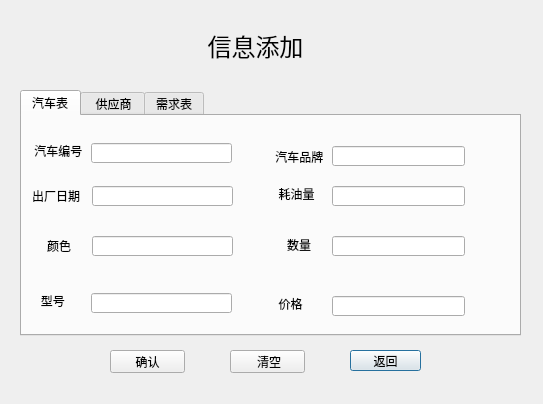
<?xml version="1.0" encoding="UTF-8"?>
<ui version="4.0">
 <class>insert</class>
 <widget class="QDialog" name="insert">
  <property name="geometry">
   <rect>
    <x>0</x>
    <y>0</y>
    <width>543</width>
    <height>404</height>
   </rect>
  </property>
  <property name="windowTitle">
   <string>Dialog</string>
  </property>
  <widget class="QLabel" name="label">
   <property name="geometry">
    <rect>
     <x>140</x>
     <y>10</y>
     <width>231</width>
     <height>71</height>
    </rect>
   </property>
   <property name="text">
    <string>&lt;html&gt;&lt;head/&gt;&lt;body&gt;&lt;p align=&quot;center&quot;&gt;&lt;span style=&quot; font-size:18pt;&quot;&gt;信息添加&lt;/span&gt;&lt;/p&gt;&lt;/body&gt;&lt;/html&gt;</string>
   </property>
  </widget>
  <widget class="QPushButton" name="backButton">
   <property name="geometry">
    <rect>
     <x>350</x>
     <y>350</y>
     <width>71</width>
     <height>21</height>
    </rect>
   </property>
   <property name="text">
    <string>返回</string>
   </property>
  </widget>
  <widget class="QPushButton" name="okButton">
   <property name="geometry">
    <rect>
     <x>110</x>
     <y>350</y>
     <width>75</width>
     <height>23</height>
    </rect>
   </property>
   <property name="text">
    <string>确认</string>
   </property>
  </widget>
  <widget class="QTabWidget" name="tabWidget">
   <property name="geometry">
    <rect>
     <x>20</x>
     <y>90</y>
     <width>501</width>
     <height>246</height>
    </rect>
   </property>
   <property name="toolTip">
    <string>&lt;html&gt;&lt;head/&gt;&lt;body&gt;&lt;p&gt;&lt;br/&gt;&lt;/p&gt;&lt;/body&gt;&lt;/html&gt;</string>
   </property>
   <property name="currentIndex">
    <number>0</number>
   </property>
   <property name="iconSize">
    <size>
     <width>25</width>
     <height>16</height>
    </size>
   </property>
   <widget class="QWidget" name="widget">
    <attribute name="title">
     <string>汽车表</string>
    </attribute>
    <widget class="QLineEdit" name="qc2">
     <property name="geometry">
      <rect>
       <x>310</x>
       <y>30</y>
       <width>133</width>
       <height>20</height>
      </rect>
     </property>
    </widget>
    <widget class="QLineEdit" name="qc6">
     <property name="geometry">
      <rect>
       <x>310</x>
       <y>120</y>
       <width>133</width>
       <height>20</height>
      </rect>
     </property>
    </widget>
    <widget class="QLineEdit" name="qc3">
     <property name="geometry">
      <rect>
       <x>70</x>
       <y>70</y>
       <width>141</width>
       <height>20</height>
      </rect>
     </property>
    </widget>
    <widget class="QLineEdit" name="qc1">
     <property name="geometry">
      <rect>
       <x>69</x>
       <y>27</y>
       <width>141</width>
       <height>20</height>
      </rect>
     </property>
    </widget>
    <widget class="QLineEdit" name="qc7">
     <property name="geometry">
      <rect>
       <x>69</x>
       <y>177</y>
       <width>141</width>
       <height>20</height>
      </rect>
     </property>
    </widget>
    <widget class="QLineEdit" name="qc4">
     <property name="geometry">
      <rect>
       <x>310</x>
       <y>70</y>
       <width>133</width>
       <height>20</height>
      </rect>
     </property>
    </widget>
    <widget class="QLineEdit" name="qc8">
     <property name="geometry">
      <rect>
       <x>310</x>
       <y>180</y>
       <width>133</width>
       <height>20</height>
      </rect>
     </property>
    </widget>
    <widget class="QLabel" name="label_2">
     <property name="geometry">
      <rect>
       <x>9</x>
       <y>27</y>
       <width>54</width>
       <height>16</height>
      </rect>
     </property>
     <property name="text">
      <string> 汽车编号</string>
     </property>
    </widget>
    <widget class="QLabel" name="label_3">
     <property name="geometry">
      <rect>
       <x>10</x>
       <y>70</y>
       <width>51</width>
       <height>20</height>
      </rect>
     </property>
     <property name="text">
      <string>出厂日期</string>
     </property>
    </widget>
    <widget class="QLabel" name="label_4">
     <property name="geometry">
      <rect>
       <x>10</x>
       <y>120</y>
       <width>54</width>
       <height>21</height>
      </rect>
     </property>
     <property name="text">
      <string>&lt;html&gt;&lt;head/&gt;&lt;body&gt;&lt;p align=&quot;center&quot;&gt; 颜色&lt;/p&gt;&lt;/body&gt;&lt;/html&gt;</string>
     </property>
    </widget>
    <widget class="QLabel" name="label_5">
     <property name="geometry">
      <rect>
       <x>9</x>
       <y>177</y>
       <width>54</width>
       <height>16</height>
      </rect>
     </property>
     <property name="text">
      <string>   型号</string>
     </property>
    </widget>
    <widget class="QLabel" name="label_6">
     <property name="geometry">
      <rect>
       <x>250</x>
       <y>30</y>
       <width>54</width>
       <height>21</height>
      </rect>
     </property>
     <property name="text">
      <string> 汽车品牌</string>
     </property>
    </widget>
    <widget class="QLabel" name="label_7">
     <property name="geometry">
      <rect>
       <x>250</x>
       <y>70</y>
       <width>54</width>
       <height>16</height>
      </rect>
     </property>
     <property name="text">
      <string>  耗油量</string>
     </property>
    </widget>
    <widget class="QLabel" name="label_8">
     <property name="geometry">
      <rect>
       <x>250</x>
       <y>120</y>
       <width>54</width>
       <height>16</height>
      </rect>
     </property>
     <property name="text">
      <string>&lt;html&gt;&lt;head/&gt;&lt;body&gt;&lt;p align=&quot;center&quot;&gt;数量&lt;/p&gt;&lt;/body&gt;&lt;/html&gt;</string>
     </property>
    </widget>
    <widget class="QLabel" name="label_9">
     <property name="geometry">
      <rect>
       <x>250</x>
       <y>180</y>
       <width>54</width>
       <height>16</height>
      </rect>
     </property>
     <property name="text">
      <string>  价格</string>
     </property>
    </widget>
    <widget class="QLineEdit" name="qc5">
     <property name="geometry">
      <rect>
       <x>70</x>
       <y>120</y>
       <width>141</width>
       <height>20</height>
      </rect>
     </property>
    </widget>
   </widget>
   <widget class="QWidget" name="tab_2">
    <attribute name="title">
     <string> 供应商</string>
    </attribute>
    <widget class="QLineEdit" name="gy1">
     <property name="geometry">
      <rect>
       <x>80</x>
       <y>80</y>
       <width>151</width>
       <height>20</height>
      </rect>
     </property>
    </widget>
    <widget class="QLineEdit" name="gy2">
     <property name="geometry">
      <rect>
       <x>320</x>
       <y>80</y>
       <width>151</width>
       <height>20</height>
      </rect>
     </property>
    </widget>
    <widget class="QLineEdit" name="gy3">
     <property name="geometry">
      <rect>
       <x>80</x>
       <y>140</y>
       <width>151</width>
       <height>20</height>
      </rect>
     </property>
    </widget>
    <widget class="QLineEdit" name="gy4">
     <property name="geometry">
      <rect>
       <x>320</x>
       <y>140</y>
       <width>151</width>
       <height>20</height>
      </rect>
     </property>
    </widget>
    <widget class="QLabel" name="label_10">
     <property name="geometry">
      <rect>
       <x>20</x>
       <y>80</y>
       <width>54</width>
       <height>21</height>
      </rect>
     </property>
     <property name="text">
      <string>供应商号</string>
     </property>
    </widget>
    <widget class="QLabel" name="label_11">
     <property name="geometry">
      <rect>
       <x>250</x>
       <y>80</y>
       <width>54</width>
       <height>21</height>
      </rect>
     </property>
     <property name="text">
      <string>供应商名</string>
     </property>
    </widget>
    <widget class="QLabel" name="label_12">
     <property name="geometry">
      <rect>
       <x>10</x>
       <y>140</y>
       <width>54</width>
       <height>21</height>
      </rect>
     </property>
     <property name="text">
      <string>   城市</string>
     </property>
    </widget>
    <widget class="QLabel" name="label_13">
     <property name="geometry">
      <rect>
       <x>250</x>
       <y>142</y>
       <width>54</width>
       <height>20</height>
      </rect>
     </property>
     <property name="text">
      <string>  电话</string>
     </property>
    </widget>
   </widget>
   <widget class="QWidget" name="tab_3">
    <attribute name="title">
     <string>需求表</string>
    </attribute>
    <widget class="QLabel" name="label_14">
     <property name="geometry">
      <rect>
       <x>40</x>
       <y>70</y>
       <width>54</width>
       <height>21</height>
      </rect>
     </property>
     <property name="text">
      <string>供应商号</string>
     </property>
    </widget>
    <widget class="QLabel" name="label_15">
     <property name="geometry">
      <rect>
       <x>260</x>
       <y>60</y>
       <width>54</width>
       <height>41</height>
      </rect>
     </property>
     <property name="text">
      <string> 汽车号</string>
     </property>
    </widget>
    <widget class="QLabel" name="label_16">
     <property name="geometry">
      <rect>
       <x>40</x>
       <y>140</y>
       <width>54</width>
       <height>21</height>
      </rect>
     </property>
     <property name="text">
      <string> 需求量</string>
     </property>
    </widget>
    <widget class="QLineEdit" name="xq1">
     <property name="geometry">
      <rect>
       <x>100</x>
       <y>70</y>
       <width>141</width>
       <height>20</height>
      </rect>
     </property>
    </widget>
    <widget class="QLineEdit" name="xq2">
     <property name="geometry">
      <rect>
       <x>320</x>
       <y>70</y>
       <width>131</width>
       <height>20</height>
      </rect>
     </property>
    </widget>
    <widget class="QLineEdit" name="xq3">
     <property name="geometry">
      <rect>
       <x>100</x>
       <y>140</y>
       <width>141</width>
       <height>20</height>
      </rect>
     </property>
    </widget>
   </widget>
  </widget>
  <widget class="QPushButton" name="clearButton">
   <property name="geometry">
    <rect>
     <x>230</x>
     <y>350</y>
     <width>75</width>
     <height>23</height>
    </rect>
   </property>
   <property name="text">
    <string> 清空</string>
   </property>
  </widget>
 </widget>
 <resources/>
 <connections/>
</ui>
